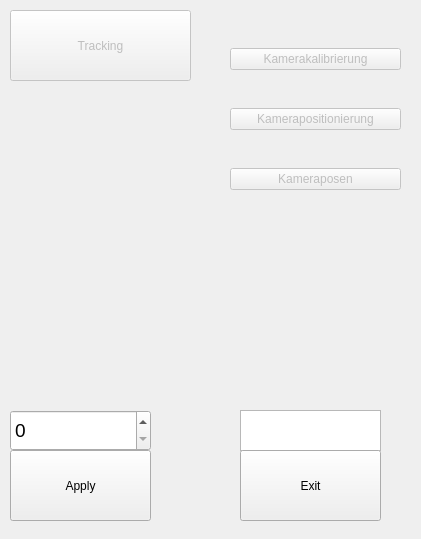
<?xml version="1.0" encoding="UTF-8"?>
<ui version="4.0">
 <class>C_frm_Main</class>
 <widget class="QMainWindow" name="C_frm_Main">
  <property name="geometry">
   <rect>
    <x>0</x>
    <y>0</y>
    <width>421</width>
    <height>539</height>
   </rect>
  </property>
  <property name="windowTitle">
   <string>Main</string>
  </property>
  <widget class="QWidget" name="centralwidget">
   <widget class="QTextEdit" name="txb_zaehler">
    <property name="geometry">
     <rect>
      <x>240</x>
      <y>410</y>
      <width>141</width>
      <height>41</height>
     </rect>
    </property>
    <property name="font">
     <font>
      <pointsize>14</pointsize>
     </font>
    </property>
   </widget>
   <widget class="QPushButton" name="bt_exit">
    <property name="geometry">
     <rect>
      <x>240</x>
      <y>450</y>
      <width>141</width>
      <height>71</height>
     </rect>
    </property>
    <property name="text">
     <string>Exit</string>
    </property>
   </widget>
   <widget class="QSpinBox" name="num_cameras">
    <property name="geometry">
     <rect>
      <x>10</x>
      <y>410</y>
      <width>141</width>
      <height>41</height>
     </rect>
    </property>
    <property name="font">
     <font>
      <pointsize>14</pointsize>
     </font>
    </property>
   </widget>
   <widget class="QPushButton" name="bt_apply">
    <property name="geometry">
     <rect>
      <x>10</x>
      <y>450</y>
      <width>141</width>
      <height>71</height>
     </rect>
    </property>
    <property name="text">
     <string>Apply</string>
    </property>
   </widget>
   <widget class="QPushButton" name="bt_tracking">
    <property name="enabled">
     <bool>false</bool>
    </property>
    <property name="geometry">
     <rect>
      <x>10</x>
      <y>10</y>
      <width>181</width>
      <height>71</height>
     </rect>
    </property>
    <property name="text">
     <string>Tracking</string>
    </property>
   </widget>
   <widget class="QWidget" name="verticalLayoutWidget">
    <property name="geometry">
     <rect>
      <x>230</x>
      <y>10</y>
      <width>171</width>
      <height>221</height>
     </rect>
    </property>
    <layout class="QVBoxLayout" name="verticalLayout">
     <property name="spacing">
      <number>0</number>
     </property>
     <property name="sizeConstraint">
      <enum>QLayout::SetMinimumSize</enum>
     </property>
     <property name="leftMargin">
      <number>0</number>
     </property>
     <property name="bottomMargin">
      <number>0</number>
     </property>
     <item>
      <widget class="QPushButton" name="bt_camera_calibration">
       <property name="enabled">
        <bool>false</bool>
       </property>
       <property name="text">
        <string>Kamerakalibrierung</string>
       </property>
      </widget>
     </item>
     <item>
      <widget class="QPushButton" name="bt_camera_positioning">
       <property name="enabled">
        <bool>false</bool>
       </property>
       <property name="text">
        <string>Kamerapositionierung</string>
       </property>
      </widget>
     </item>
     <item>
      <widget class="QPushButton" name="bt_camera_pose">
       <property name="enabled">
        <bool>false</bool>
       </property>
       <property name="text">
        <string>Kameraposen</string>
       </property>
      </widget>
     </item>
    </layout>
   </widget>
  </widget>
 </widget>
 <resources/>
 <connections/>
</ui>
